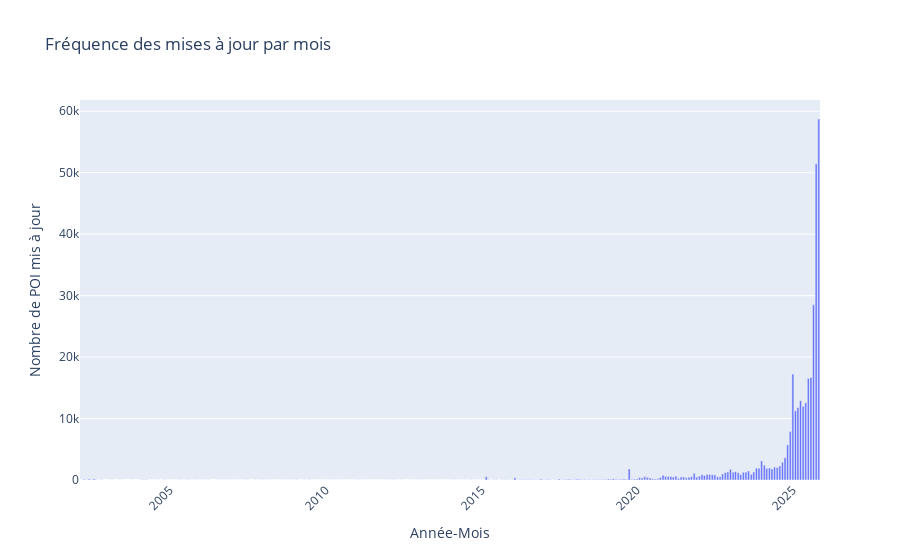

Source (notebook cell):
### Code cell
df["date_de_mise_a_jour"] = pd.to_datetime(df["date_de_mise_a_jour"], errors="coerce")
df["year_month"] = df["date_de_mise_a_jour"].dt.to_period("M")
freq = df.groupby("year_month").size()

fig = px.bar(
    x=freq.index.astype(str),
    y=freq.values,
    labels={"x": "Année-Mois", "y": "Nombre de POI mis à jour"},
    title="Fréquence des mises à jour par mois"
)

fig.update_layout(xaxis_tickangle=-45)
fig.show()

### Figure 1 — Plotly figure (JSON) as saved in the notebook; plotly's stock layout.template omitted (floating-point values rounded to 4 significant figures; data arrays with more than 128 entries replaced by an {"elided": "..."} marker saying what was removed)
{"data": [{"hovertemplate": "Année-Mois=%{x}<br>Nombre de POI mis à jour=%{y}<extra></extra>", "legendgroup": "", "marker": {"color": "#636efa", "pattern": {"shape": ""}}, "name": "", "orientation": "v", "showlegend": false, "textposition": "auto", "type": "bar", "x": {"elided": "273 str values"}, "xaxis": "x", "y": {"elided": "273 int values"}, "yaxis": "y"}], "layout": {"barmode": "relative", "legend": {"tracegroupgap": 0}, "title": {"text": "Fréquence des mises à jour par mois"}, "xaxis": {"anchor": "y", "domain": [0, 1], "tickangle": -45, "title": {"text": "Année-Mois"}}, "yaxis": {"anchor": "x", "domain": [0, 1], "title": {"text": "Nombre de POI mis à jour"}}}}
